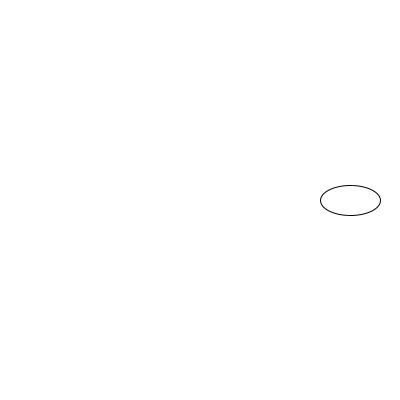
Frame 1 (no input)
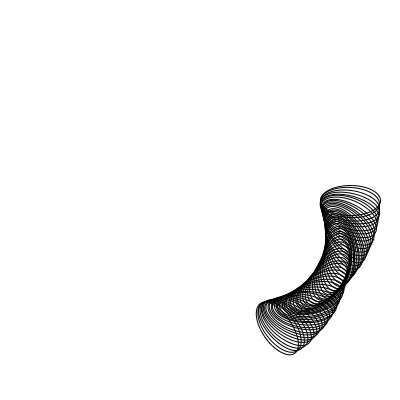
Frame 60 (the mouse pressed at the canvas centre just before this capture)
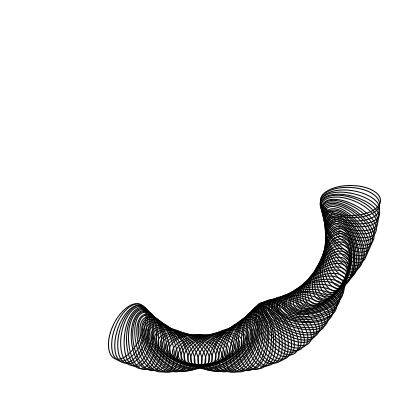
Frame 120 (the mouse held since frame 60 and released just before this capture)

The Processing sketch that drew these frames (run headless with seeded random() and noise(); from frame 60 on, the mouse is pressed at the canvas centre):

// Processing sketch: FdI_2019_10_revolving_ellipse
// ── FdI_2019_10_revolving_ellipse.pde
Ciambella ciambella;

void setup(){
  size(400,400); 
  ciambella = new Ciambella(150, 30);
  
  background(255);
}


void draw(){
  translate(width/2, height/2);
  ciambella.show();
  ciambella.update();
  ciambella.bounce();
}
// ── Ciambella.pde
class Ciambella{
  // 1. dati
  float R;
  float r;
  
  float alpha;
  float beta;
  
  // 2. setup
  Ciambella(float cR, float er){
    R = cR;
    r = er;
    alpha = 0;
    beta = 0;
  }
  
  // 3. funzioni
  void show(){
    rotate(alpha);
    translate(R, 0);
    noFill();
    rotate(beta);
    ellipse(0, 0, 2*r, r);
  }
  
  void update(){
    alpha = alpha + PI/180;
    beta = beta + PI/60;
  }
  
  void bounce(){
    if(alpha > 2*PI){
     noLoop(); 
    }
  }
  
}
